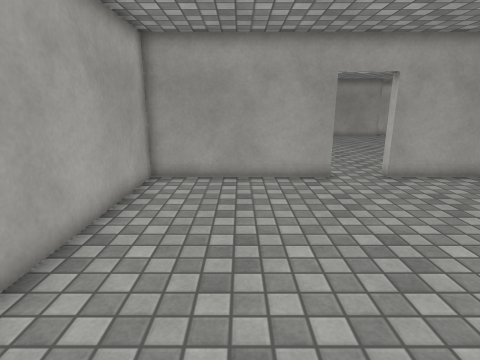
view 1 (above)

16 first-person views from a walk through a Unity game level. The camera is 1.4 m above the floor, tilts 14° down and sees 80° across. The floor is counted in squares, 0.5 m on a side. Each view is taken from the middle of a square. On the plan, view 1 faces up. The plan holds only what a view shows up to about 20 squares ahead; the rest is blank. The place goes on beyond the plan. Surface patterns are stand-ins for the level's own textures.

view 2
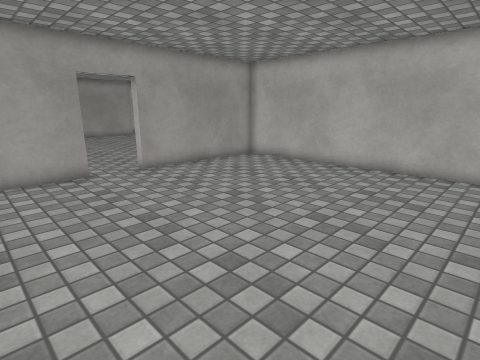

view 3
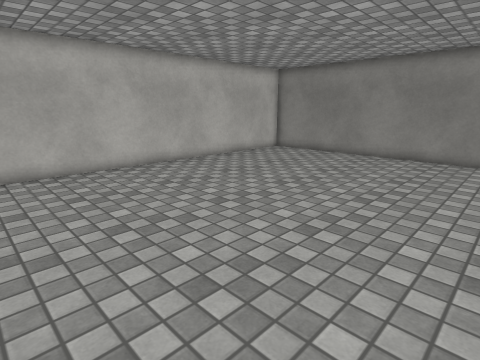

view 4
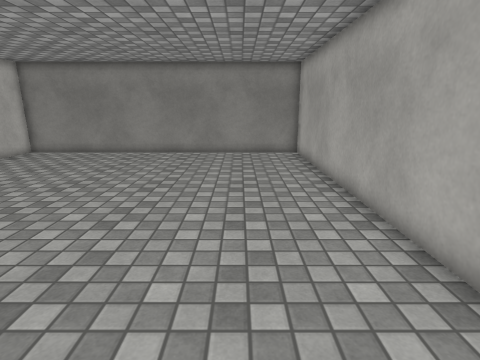

view 5
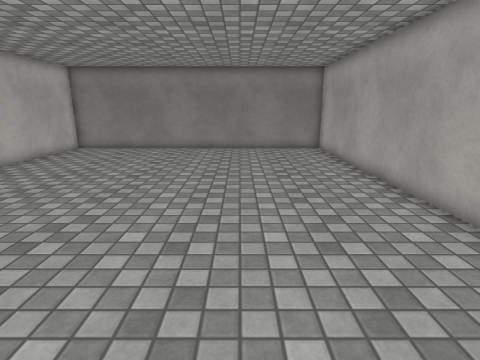

view 6
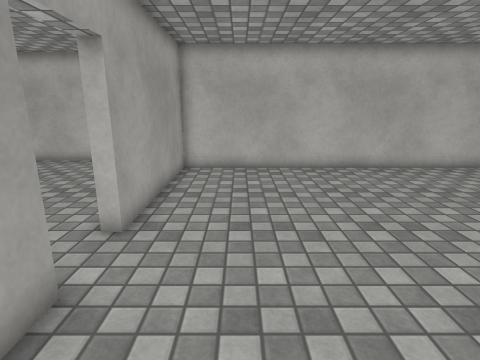

view 7
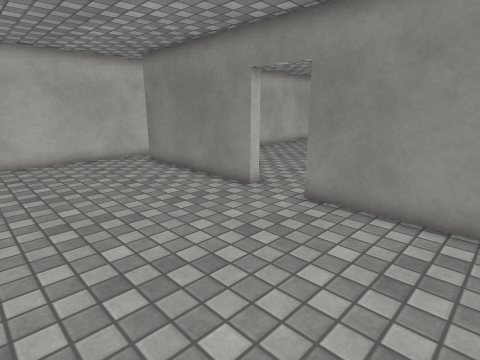

view 8
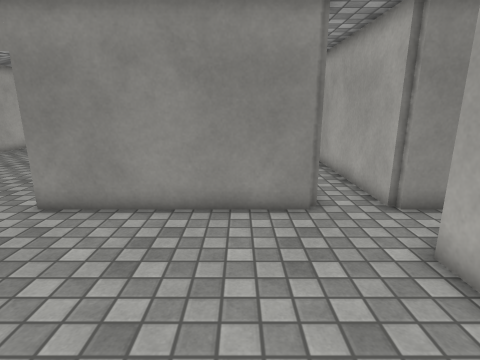

view 9
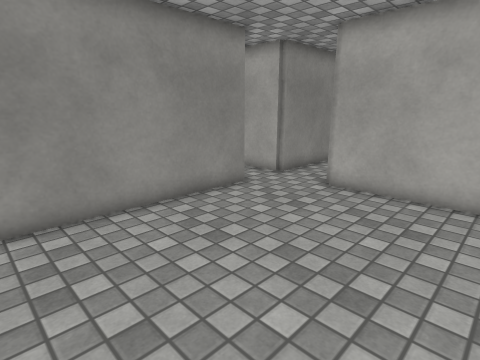

view 10
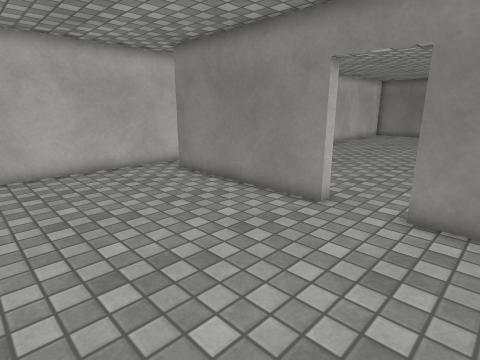

view 11
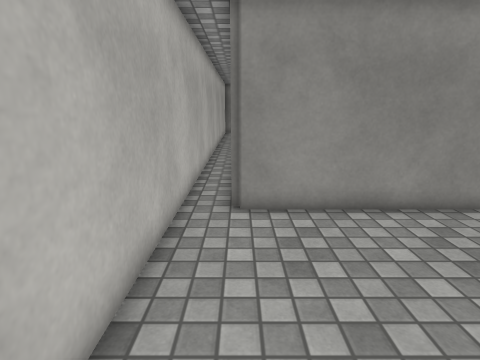

view 12
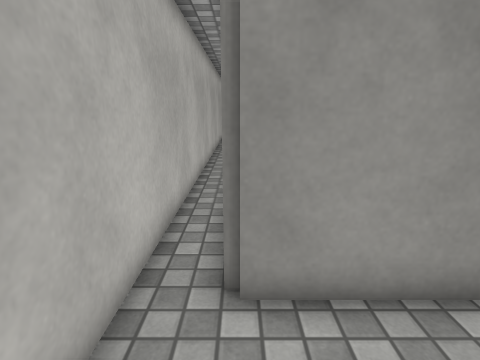

view 13
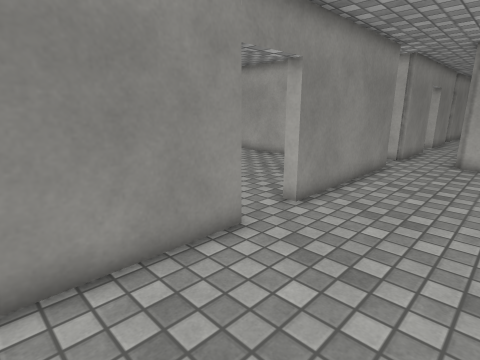

view 14
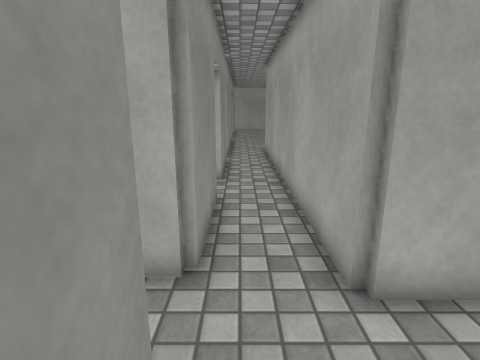

view 15
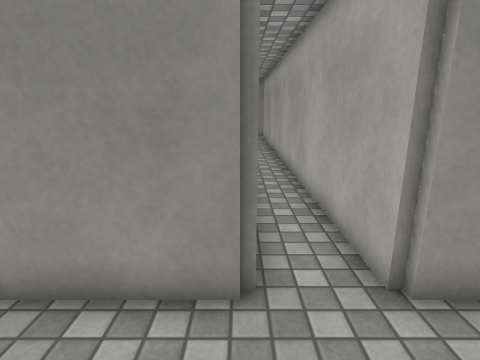

view 16
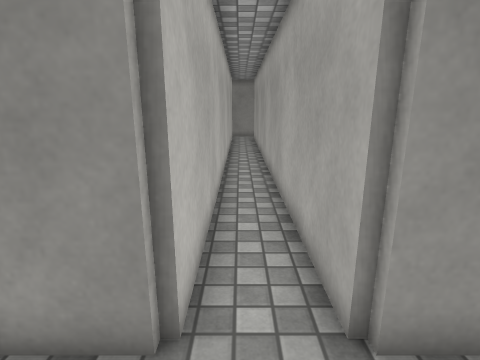

### Floor plan
Points are (right, up) in squares from view 1. A wall is a line through its corners. A room is listed if a view was taken in it or the views show most of it. See-through windows are left out.
Room 1 (views 1, 2, 3, 4, 5, 6)
walls: (3.8, 11.7) (-3.8, 11.7) (-3.8, -12.8) (13.8, -12.8) (13.8, 11.7) (6.2, 11.7)
ways out: opening at (5, 12) to room 2
Room 2 (views 7, 8, 9, 10, 11, 12, 13, 14, 15, 16)
walls: (6.2, 11.7) (6.2, 12.3) (14, 12.3); (-5.8, 19.4) (-5.8, 14.8) (-12.5, 14.8); (-10.9, 12.3) (-6.4, 12.3) (-6.4, -4.9); (-4.3, -5.6) (-4.3, 12.3) (3.8, 12.3) (3.8, 11.7); (15.7, -4.1) (15.7, 20.5)
ways out: opening at (5, 12) to room 1; opening at (-11.5, 12)

Positions as (right, up) in squares from view 1, and headings:
1: (0, 0), facing up
2: (0, -1), facing up-right
3: (0, 5), facing down-right
4: (0, 6), facing down
5: (2, 8), facing down
6: (0, 9), facing right
7: (-1, 20), facing down-right
8: (-2, 20), facing down
9: (4, 20), facing down-left
10: (2, 20), facing down-right
11: (14, 20), facing down
12: (14, 16), facing down
13: (11, 17), facing down-left
14: (-2, 13), facing left
15: (-4, 16), facing down
16: (-5, 15), facing down
